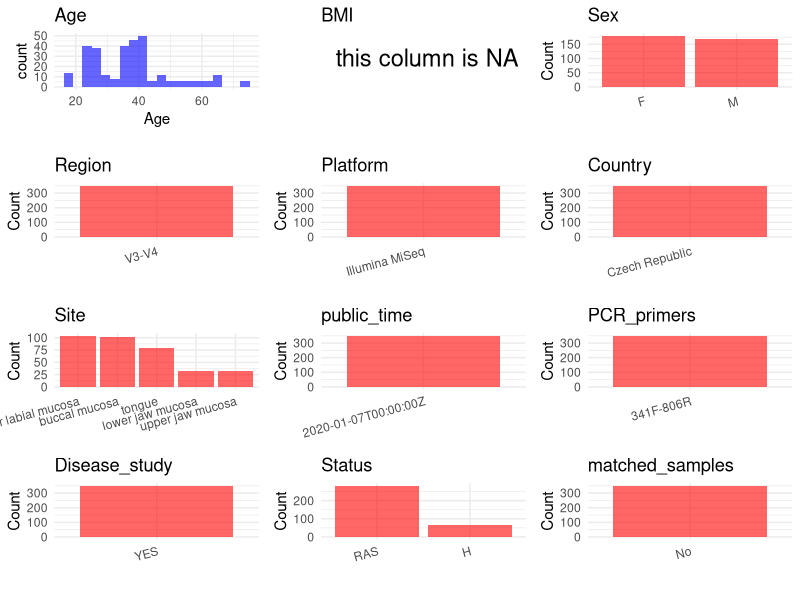

Source code (R): (Note: this script raises an error after producing the figure.)
## ---- chunk 1
# Load necessary libraries
library(dplyr)
library(ggplot2)
library(cowplot)
library(stringr)

# Set working directory (update this path to your local directory)
setwd("/home/hby/oral_project/PRJNA521448")

# Read the initial metadata files
initial_meta <- read.csv("SraRunTable.csv", header = T)

# Combine the two metadata files
# meta <- rbind(initial_meta, initial_meta1)

# Remove entries non-oral samples
# initial_meta <- subset(initial_meta,isolate %in% c("saliva","tongue coat"))

# Check the number of samples containing "HT" in Sample.Name (e.g., healthy controls)
# nrow(subset(meta, grepl("HT", Sample.Name)))

# Display the first few rows of the metadata
head(initial_meta)
## ---- chunk 2
# Create a uniform metadata dataframe
metadata <- data.frame(
  BioProject = initial_meta$BioProject,
  Run = initial_meta$Run,
  sample_name = initial_meta$host_subject_id,
  Sex = initial_meta$host_sex,
  Age = initial_meta$Host_age,
  Platform = initial_meta$Instrument,
  Country = initial_meta$geo_loc_name_country,
  Site = initial_meta$SampleSite,
  public_time = initial_meta$ReleaseDate,
  Status = initial_meta$disease,
  BMI = NA,
  stringsAsFactors = FALSE
) %>%
  mutate(
    Status = case_when(
      Status == "Ctrl" ~ "H",
      Status == "RAS" ~ "RAS",
    ),
    Sex = case_when(
      Sex == "male" ~ "M",
      Sex == "female" ~ "F"
    ),
    Site = case_when(
      Site == "Ch" ~ "buccal mucosa",
      Site == "LL" ~ "lower labial mucosa",
      Site == "UM" ~ "upper jaw mucosa",
      Site == "T" ~ "tongue",
      Site == "LM" ~ "lower jaw mucosa",
    )
  )
## ---- chunk 3
# Add information obtained from the publication
metadata$Region <- "V3-V4"
metadata$PCR_primers <- "341F-806R"
metadata$title <- "Oral Microbiota Composition and Antimicrobial Antibody Response in Patients with Recurrent Aphthous Stomatitis"
metadata$Disease_study <- "YES"
metadata$matched_samples <- "No"

cat("\nFinal sample distribution:\n")
table(metadata$sample_name)
table(metadata$Site)
table(metadata$matched_samples)
## ---- chunk 4
# Check the number of unique runs and sample names
print(paste("Number of unique runs:", length(unique(metadata$Run))))
print(paste("Number of unique sample names:", length(unique(metadata$sample_name))))
## ---- chunk 5
# Select columns for visualization
plot_data <- metadata %>%
  select(-BioProject, -Run, -sample_name, -title)

# Function to create simple plots for each column
create_simple_plots <- function(data) {
  plots <- list()

  for (col in colnames(data)) {
    # Check if the column is all NA
    if (all(is.na(data[[col]]))) {
      # Create an empty plot with text indicating all NA
      p <- ggplot() +
        annotate("text", x = 0.5, y = 0.5, label = "this column is NA", size = 6) +
        labs(title = col) +
        theme_void()
    } else if (is.numeric(data[[col]])) {
      # Numeric variable: histogram
      p <- ggplot(data, aes(x = .data[[col]])) +
        geom_histogram(fill = "blue", alpha = 0.6, bins = 20, na.rm = TRUE) +
        labs(title = col) +
        theme_minimal()
    } else {
      # Categorical variable: bar plot (remove NA values)
      count_data <- as.data.frame(table(data[[col]], useNA = "ifany"))
      p <- ggplot(count_data, aes(x = reorder(Var1, -Freq), y = Freq)) +
        geom_col(fill = "red", alpha = 0.6) +
        labs(title = col, x = NULL, y = "Count") +
        theme_minimal() +
        theme(axis.text.x = element_text(angle = 15, hjust = 1))
    }
    plots[[col]] <- p
  }

  return(plots)
}

# Generate and arrange plots
plots <- create_simple_plots(plot_data)
p <- plot_grid(plots$Age,
  plots$BMI,
  plots$Sex,
  plots$Region,
  plots$Platform,
  plots$Country,
  plots$Site,
  plots$public_time,
  plots$PCR_primers,
  plots$Disease_study,
  plots$Status,
  plots$matched_samples, # add
  ncol = 3, align = "hv", axis = "lb"
)
ggsave("Metadata_Summary.png", plot = p, width = 8, height = 6, dpi = 150)
## ---- chunk 6
knitr::include_graphics("Metadata_Summary.png")
## ---- chunk 7
# Reorder columns to match the desired format
metadata <- metadata[, c(
  "BioProject", "Run", "sample_name", "Age", "BMI", "Sex",
  "Region", "Platform", "Country", "Site", "public_time",
  "PCR_primers", "title", "Disease_study", "Status", "matched_samples"
)]

# Export the uniform metadata to a CSV file
write.csv(metadata, file = "metadata.csv", quote = FALSE)
head(metadata)
